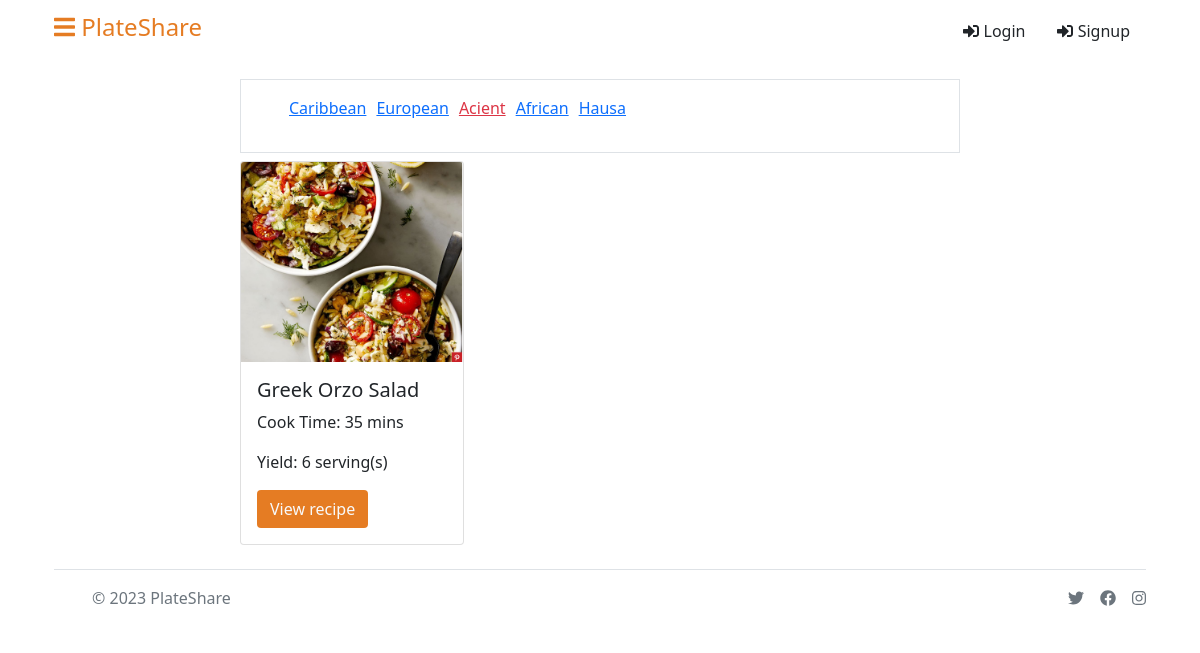
The app's page /recipe-category.php?recipe_category_id=3 with its own data.
### tables this page shows
CREATE TABLE `category` (
  `id` int(11) NOT NULL,
  `name` varchar(1000) DEFAULT NULL
);

CREATE TABLE `recipes` (
  `id` int(11) NOT NULL,
  `title` varchar(1000) DEFAULT NULL,
  `ingredient` text DEFAULT NULL,
  `direction` text DEFAULT NULL,
  `cook_time` varchar(1000) DEFAULT NULL,
  `yield` varchar(1000) DEFAULT NULL,
  `category_id` varchar(1000) DEFAULT NULL,
  `image` varchar(1000) DEFAULT NULL,
  `timestamp` timestamp(6) NOT NULL DEFAULT current_timestamp(6),
  `status` int(11) NOT NULL
);

### recipe-category.php (the view, shortened to what this page needs)
<?php
require "inc/process.php";
require "inc/header.php";
if (isset($_GET["recipe_category_id"]) && !empty($_GET["recipe_category_id"])) {
    $id = $_GET["recipe_category_id"];
} else {
    header("location: index.php");
}
?>
<div class="container">
    <?php require './pages/header-home.php'; ?>
    <div class="container-fluid my-3">
        <div class="row justify-content-center">
            <div class="col-8">
                <div class="border p-3">
                    <ul style="display:flex; list-style-type:none;">
                        <?php
                        $sql_c = "SELECT * FROM category ORDER BY id DESC";
                        $query_c = mysqli_query($connection, $sql_c);
                        $count = 0;
                        while ($result_c = mysqli_fetch_assoc($query_c)) {
                        ?>
                            <li style="<?php echo $count > 0 ? 'margin-left:10px;' : '' ?>">
                                <a href="recipe-category.php?recipe_category_id=<?php echo $result_c["id"]; ?>" class="<?php echo $result_c["id"] == $id ? 'text-danger' : '' ?>">
                                    <?php echo $result_c["name"]; ?></a>
                            </li>
                        <?php
                            $count++;
                        }
                        ?>
                    </ul>
                </div>
            </div>
            <div class="col-8">
                <div class="row">
                    <?php
                    $sql = "SELECT * FROM recipes WHERE category_id ='$id'  AND status = 1 ORDER BY id DESC";
                    $query = mysqli_query($connection, $sql);
                    while ($result = mysqli_fetch_assoc($query)) {
                    ?>
                        <div class="col-4 mt-2">
                            <div class="card">
                                <img src="<?php echo $result["image"]; ?>" style="height:200px; width:100%" class="card-img-top">
                                <div class="card-body">
                                    <h5 class="card-title"><?php echo $result["title"]; ?></h5>
                                    <p class="card-text">Cook Time: <?php echo $result["cook_time"] ?>
                                    <p class="card-text">Yield: <?php echo $result["yield"] ?>
                                    </p>
                                    <a href="read-recipe.php?recipe_id=<?php echo $result["id"]; ?>" class="btn text-light" style="background-color:#E57C23;">View recipe</a>
                                </div>
                            </div>
                        </div>
                    <?php
                    }
                    ?>
                </div>
            </div>
        </div>
    </div>
    <?php require './pages/footer-home.php'; ?>
</div>
<?php
require "inc/footer.php";
?>

### records on screen
category: name "Caribbean"
category: name "European"
category: name "Acient"
category: name "African"
category: name "Hausa"
recipes: image (picture), title "Greek Orzo Salad", cook_time "35 mins", yield "6 serving(s)"
